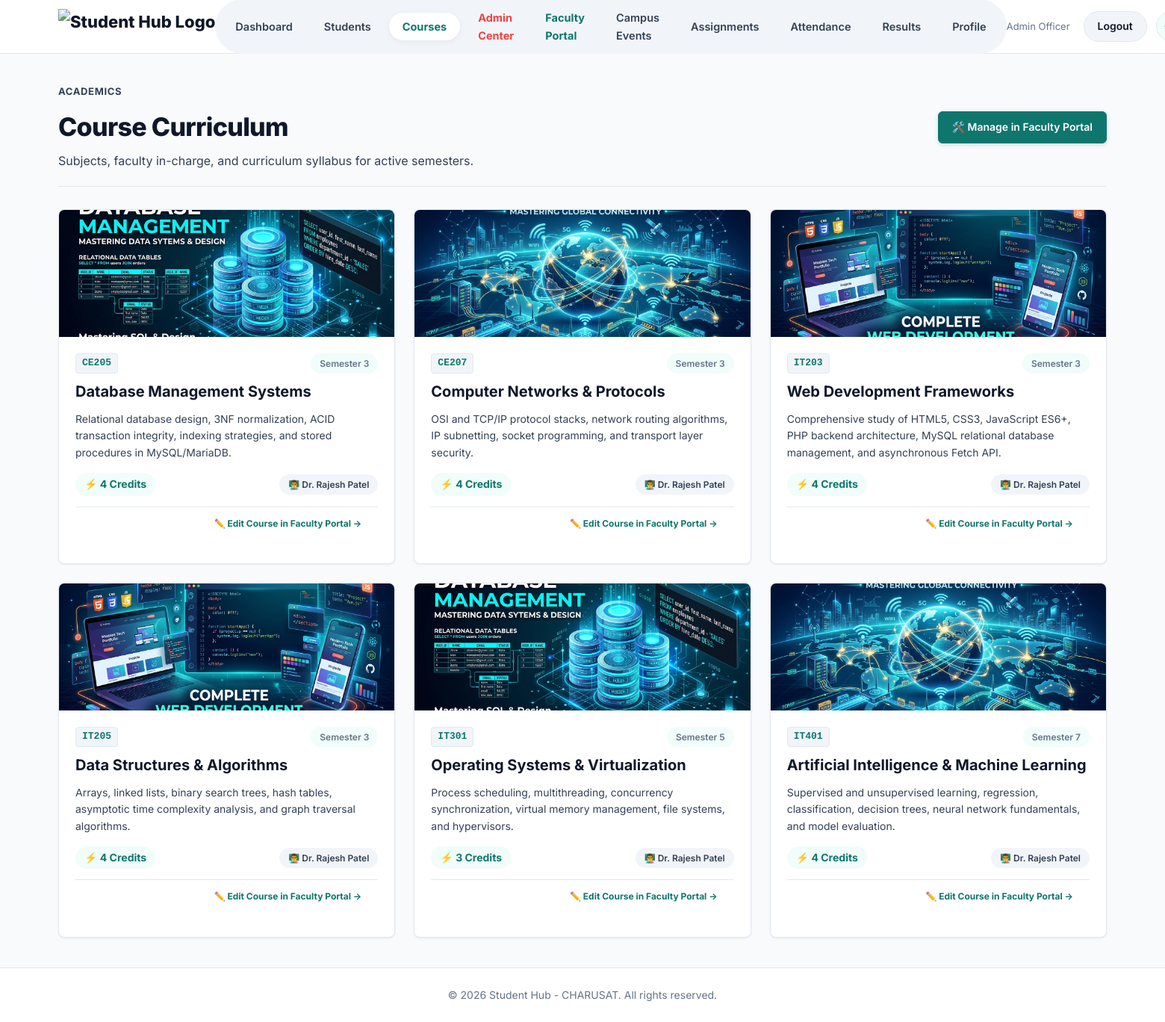
Screenshot of /Pages/courses.php (signed in) with the database file from the repository.
### tables this page shows
CREATE TABLE `courses` (
    `course_id` INT UNSIGNED AUTO_INCREMENT PRIMARY KEY,
    `course_code` VARCHAR(20) NOT NULL UNIQUE,
    `course_title` VARCHAR(150) NOT NULL,
    `department` VARCHAR(100) NOT NULL DEFAULT 'Computer Engineering',
    `faculty_id` INT UNSIGNED NULL,
    `credits` TINYINT UNSIGNED NOT NULL DEFAULT 4,
    `semester` TINYINT UNSIGNED NOT NULL DEFAULT 3,
    `description` TEXT NULL,
    `thumbnail_url` VARCHAR(255) NULL,
    `created_at` TIMESTAMP NOT NULL DEFAULT CURRENT_TIMESTAMP,
    `updated_at` TIMESTAMP NOT NULL DEFAULT CURRENT_TIMESTAMP ON UPDATE CURRENT_TIMESTAMP,
    CONSTRAINT `fk_course_faculty` FOREIGN KEY (`faculty_id`)
        REFERENCES `users` (`user_id`) ON DELETE SET NULL ON UPDATE CASCADE,
    INDEX `idx_courses_code` (`course_code`),
    INDEX `idx_courses_department` (`department`),
    INDEX `idx_courses_semester` (`semester`)
);

### StudentHUB_php/auth.php (called while the page is built, shortened)
<?php
function initSession(): void
{
    if (session_status() === PHP_SESSION_NONE) {
        $isHttps = (!empty($_SERVER['HTTPS']) && $_SERVER['HTTPS'] !== 'off')
            || (isset($_SERVER['SERVER_PORT']) && (int)$_SERVER['SERVER_PORT'] === 443);
    }
}
function checkSessionTimeout(int $timeoutSeconds = SESSION_TIMEOUT_SECONDS): bool
{
    if (!empty($_SESSION['user'])) {
        $now = time();
    }
    return true;
}
function requireLogin(int $timeoutSeconds = SESSION_TIMEOUT_SECONDS): array
{
    return $_SESSION['user'];
}

### Pages/courses.php (the view, shortened to what this page needs)
<?php
require_once __DIR__ . '/../StudentHUB_php/auth.php';
$currentUser = requireLogin();
$isFaculty = in_array($currentUser['role'] ?? '', ['teacher', 'admin'], true);
$isAdmin = ($currentUser['role'] ?? '') === 'admin';
$courses = [];
try {
    $db = getDatabaseConnection();
    $sql = "SELECT c.course_id, c.course_code, c.course_title, c.department,
                   c.faculty_id, c.credits, c.semester, c.description, c.thumbnail_url,
                   COALESCE(u.full_name, 'Department Faculty') AS faculty_name
            FROM courses c
            LEFT JOIN users u ON c.faculty_id = u.user_id
            ORDER BY c.semester ASC, c.course_code ASC";
    $result = $db->query($sql);
    if ($result) {
        $courses = $result->fetch_all(MYSQLI_ASSOC);
    }
} catch (Throwable $e) {
    error_log('[StudentHub Courses Page Error] ' . $e->getMessage());
}
?>
<!DOCTYPE html>
<html lang="en">
<head>
    <link rel="stylesheet" href="../css/style.css">
    <link rel="stylesheet" href="../css/courses.css">
</head>
<body>
    <header class="site-header">
        <a class="brand" href="../index.html">
            <img src="../img/logo.png" alt="Student Hub Logo">
        </a>
        <nav class="main-nav" aria-label="Course Navigation">
            <a href="dashboard.php">Dashboard</a>
            <a href="students.php">Students</a>
            <a href="courses.php" class="active">Courses</a>
            <?php if ($isAdmin): ?>
                <a href="admin.php" style="color: #ef4444; font-weight: 700;">Admin Center</a>
            <?php endif; ?>
            <?php if ($isFaculty): ?>
                <a href="faculty.php" style="color: var(--brand-primary); font-weight: 700;">Faculty Portal</a>
            <?php endif; ?>
            <a href="events.php">Campus Events</a>
            <a href="assignment.php">Assignments</a>
            <a href="attendance.php">Attendance</a>
            <a href="result.php">Results</a>
            <a href="profile.php">Profile</a>
        </nav>
        <div class="header-right">
            <div class="header-actions">
                <span style="font-size: 13px; color: var(--text-muted); margin-right: 8px;">
                    <?= htmlspecialchars($currentUser['name'] ?? '', ENT_QUOTES, 'UTF-8') ?>
                </span>
                <a class="btn-logout" id="logoutLink" href="../StudentHUB_php/logout.php">Logout</a>
            </div>
            <button id="themeToggle" class="theme-toggle" aria-label="Toggle Light/Dark Theme" type="button">
                <svg class="moon-icon" viewBox="0 0 24 24"><path d="M21 12.79A9 9 0 1 1 11.21 3 7 7 0 0 0 21 12.79z"></path></svg>
            </button>
        </div>
    </header>
    <main class="page-shell">
        <section class="page-heading">
            <div>
                <p class="eyebrow">Academics</p>
                <h1>Course Curriculum</h1>
                <p>Subjects, faculty in-charge, and curriculum syllabus for active semesters.</p>
            </div>
            <?php if ($isFaculty): ?>
                <div style="display: flex; gap: 10px; align-items: center;">
                    <a href="faculty.php" class="btn btn-primary">🛠️ Manage in Faculty Portal</a>
                </div>
            <?php endif; ?>
        </section>
        <section class="course-grid">
            <?php if (empty($courses)): ?>
                <div style="grid-column: 1/-1; text-align: center; padding: 40px; color: var(--text-muted); background: var(--bg-card); border-radius: 8px; border: 1px dashed var(--border-color);">
                    No courses currently scheduled in the database.
                </div>
            <?php else: ?>
                <?php foreach ($courses as $c): ?>
                    <?php
                    $thumb = !empty($c['thumbnail_url']) ? $c['thumbnail_url'] : '../img/web-development.jpg';
                    $sem = (int)($c['semester'] ?? 1);
                    $credits = (int)($c['credits'] ?? 4);
                    $code = htmlspecialchars($c['course_code'], ENT_QUOTES, 'UTF-8');
                    $title = htmlspecialchars($c['course_title'], ENT_QUOTES, 'UTF-8');
                    $desc = htmlspecialchars($c['description'] ?? 'Curriculum syllabus topics and practical modules.', ENT_QUOTES, 'UTF-8');
                    $facultyName = htmlspecialchars($c['faculty_name'] ?? 'Faculty Member', ENT_QUOTES, 'UTF-8');
                    ?>
                    <article class="course-card">
                        <div class="course-thumb">
                            <img src="<?= htmlspecialchars($thumb, ENT_QUOTES, 'UTF-8') ?>" alt="<?= $title ?> Course" onerror="this.onerror=null; this.src='../img/web-development.jpg';">
                        </div>
                        <div>
                            <div style="display: flex; justify-content: space-between; align-items: center; margin-bottom: 8px;">
                                <span style="font-family: monospace; font-weight: 700; font-size: 13px; color: var(--brand-primary); background: var(--bg-subtle); padding: 2px 8px; border-radius: 4px; border: 1px solid var(--border-color);">
                                    <?= $code ?>
                                </span>
                                <span style="font-size: 12px; color: var(--text-muted); font-weight: 600;">
                                    Semester <?= $sem ?>
                                </span>
                            </div>
                            <h2><?= $title ?></h2>
                            <p><?= $desc ?></p>
                            <div style="display: flex; justify-content: space-between; align-items: center; margin-top: 14px; flex-wrap: wrap; gap: 8px;">
                                <span>⚡ <?= $credits ?> Credits</span>
                                <span style="background: var(--bg-subtle); color: var(--text-secondary); font-size: 12px; font-weight: 600;">
                                    👨‍🏫 <?= $facultyName ?>
                                </span>
                            </div>
                            <?php if ($isFaculty): ?>
                                <div style="margin-top: 14px; padding-top: 12px; border-top: 1px solid var(--border-color); display: flex; justify-content: flex-end;">
                                    <a href="faculty.php" style="font-size: 12px; color: var(--brand-primary); text-decoration: none; font-weight: 700; display: inline-flex; align-items: center; gap: 4px;">
                                        ✏️ Edit Course in Faculty Portal &rarr;
                                    </a>
                                </div>
                            <?php endif; ?>
                        </div>
                    </article>
                <?php endforeach; ?>
            <?php endif; ?>
        </section>
    </main>
    <footer class="site-footer">
        <p>&copy; 2026 Student Hub - CHARUSAT. All rights reserved.</p>
    </footer>
</body>
</html>

### css/courses.css (style rules this page uses)
.course-grid { display: grid; grid-template-columns: repeat(3, 1fr); gap: 25px; }
.course-card { background-color: var(--bg-card); border: 1px solid var(--border-color); border-radius: var(--radius-md, 8px); overflow: hidden; box-shadow: var(--shadow-sm); transition: transform var(--transition-fast, 0.2s), box-shadow var(--transition-fast, 0.2s), border-color var(--transition-fast, 0.2s); }
.course-thumb { background-color: var(--bg-subtle); height: 170px; display: flex; align-items: center; justify-content: center; color: var(--text-muted); font-weight: bold; overflow: hidden; }
.course-thumb img { width: 100%; height: 100%; object-fit: cover; display: block; transition: transform 0.4s ease; }
.course-card div:last-child { padding: 22px; }
.course-card h2 { font-size: 20px; font-weight: 700; margin-bottom: 10px; color: var(--text-primary); }
.course-card p { font-size: 14px; color: var(--text-secondary); margin-bottom: 16px; min-height: 44px; }
.course-card span { display: inline-block; font-weight: 700; color: var(--brand-primary); font-size: 14px; background-color: var(--bg-accent-subtle); padding: 4px 12px; border-radius: var(--radius-full, 9999px); }

### rows the page displays
courses: thumbnail_url (picture), course_code "CE205", semester "3", course_title "Database Management Systems", description "Relational database design, 3NF normalization, ACID transaction integrity, indexing strategies, and stored procedures in MySQL/MariaDB.", credits "4", facultyName "Dr. Rajesh Patel"
courses: thumbnail_url (picture), course_code "CE207", semester "3", course_title "Computer Networks & Protocols", description "OSI and TCP/IP protocol stacks, network routing algorithms, IP subnetting, socket programming, and transport layer security.", credits "4", facultyName "Dr. Rajesh Patel"
courses: thumbnail_url (picture), course_code "IT203", semester "3", course_title "Web Development Frameworks", description "Comprehensive study of HTML5, CSS3, JavaScript ES6+, PHP backend architecture, MySQL relational database management, and asynchronous Fetch API.", credits "4", facultyName "Dr. Rajesh Patel"
courses: thumbnail_url (picture), course_code "IT205", semester "3", course_title "Data Structures & Algorithms", description "Arrays, linked lists, binary search trees, hash tables, asymptotic time complexity analysis, and graph traversal algorithms.", credits "4", facultyName "Dr. Rajesh Patel"
courses: thumbnail_url (picture), course_code "IT301", semester "5", course_title "Operating Systems & Virtualization", description "Process scheduling, multithreading, concurrency synchronization, virtual memory management, file systems, and hypervisors.", credits "3", facultyName "Dr. Rajesh Patel"
courses: thumbnail_url (picture), course_code "IT401", semester "7", course_title "Artificial Intelligence & Machine Learning", description "Supervised and unsupervised learning, regression, classification, decision trees, neural network fundamentals, and model evaluation.", credits "4", facultyName "Dr. Rajesh Patel"

### other values shown
$currentUser['name'] "Admin Officer"
